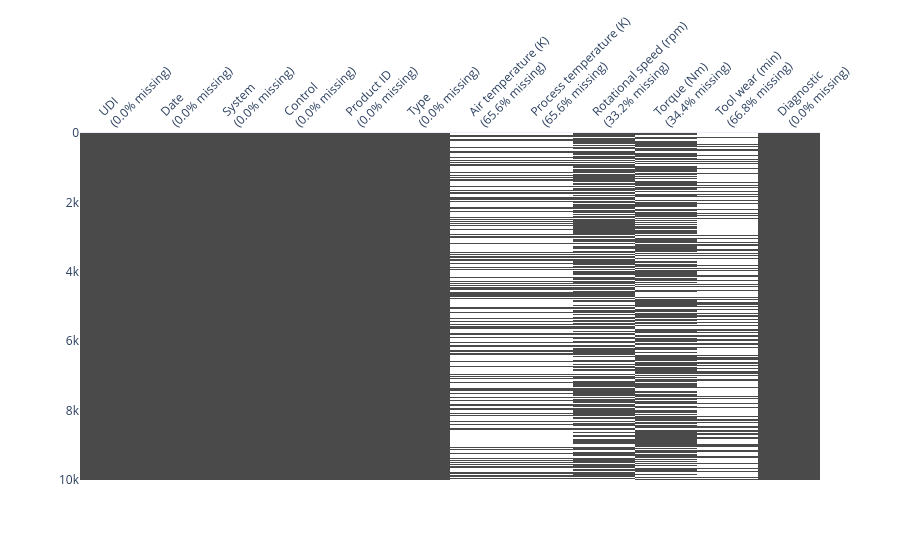

Notebook cell for this chart:
### Code cell
# matrix showing distribution of null values

# create binary matrix (1=present, 0=missing) from dataframe
matrix = df.notna().astype(int).values

# calculate missing percentages for column labels
missing_pct = df.isnull().sum() / len(df) * 100
x_labels = [f"{col}<br>({pct:.1f}% missing)" 
            for col, pct in zip(df.columns, missing_pct)]

# create chart
fig = go.Figure(data=go.Heatmap(
    z=matrix,
    x=x_labels,
    y=list(range(len(df))),
    colorscale=[[0, 'white'], [1, '#4a4a4a']],
    showscale=False
))

fig.update_layout(
    #title='Missing Data Matrix',
    xaxis={'side': 'top', 'tickangle': -45},
    yaxis={'autorange': 'reversed'}
)

fig.show()

### Figure 1 — Plotly figure (JSON) as saved in the notebook; plotly's stock layout.template omitted (floating-point values rounded to 4 significant figures; data arrays with more than 128 entries replaced by an {"elided": "..."} marker saying what was removed)
{"data": [{"colorscale": [[0, "white"], [1, "#4a4a4a"]], "showscale": false, "type": "heatmap", "x": ["UDI<br>(0.0% missing)", "Date<br>(0.0% missing)", "System<br>(0.0% missing)", "Control<br>(0.0% missing)", "Product ID<br>(0.0% missing)", "Type<br>(0.0% missing)", "Air temperature (K)<br>(65.6% missing)", "Process temperature (K)<br>(65.6% missing)", "Rotational speed (rpm)<br>(33.2% missing)", "Torque (Nm)<br>(34.4% missing)", "Tool wear (min)<br>(66.8% missing)", "Diagnostic<br>(0.0% missing)"], "y": {"elided": "10000 int values"}, "z": {"elided": "10000x12 int values"}}], "layout": {"xaxis": {"side": "top", "tickangle": -45}, "yaxis": {"autorange": "reversed"}}}
